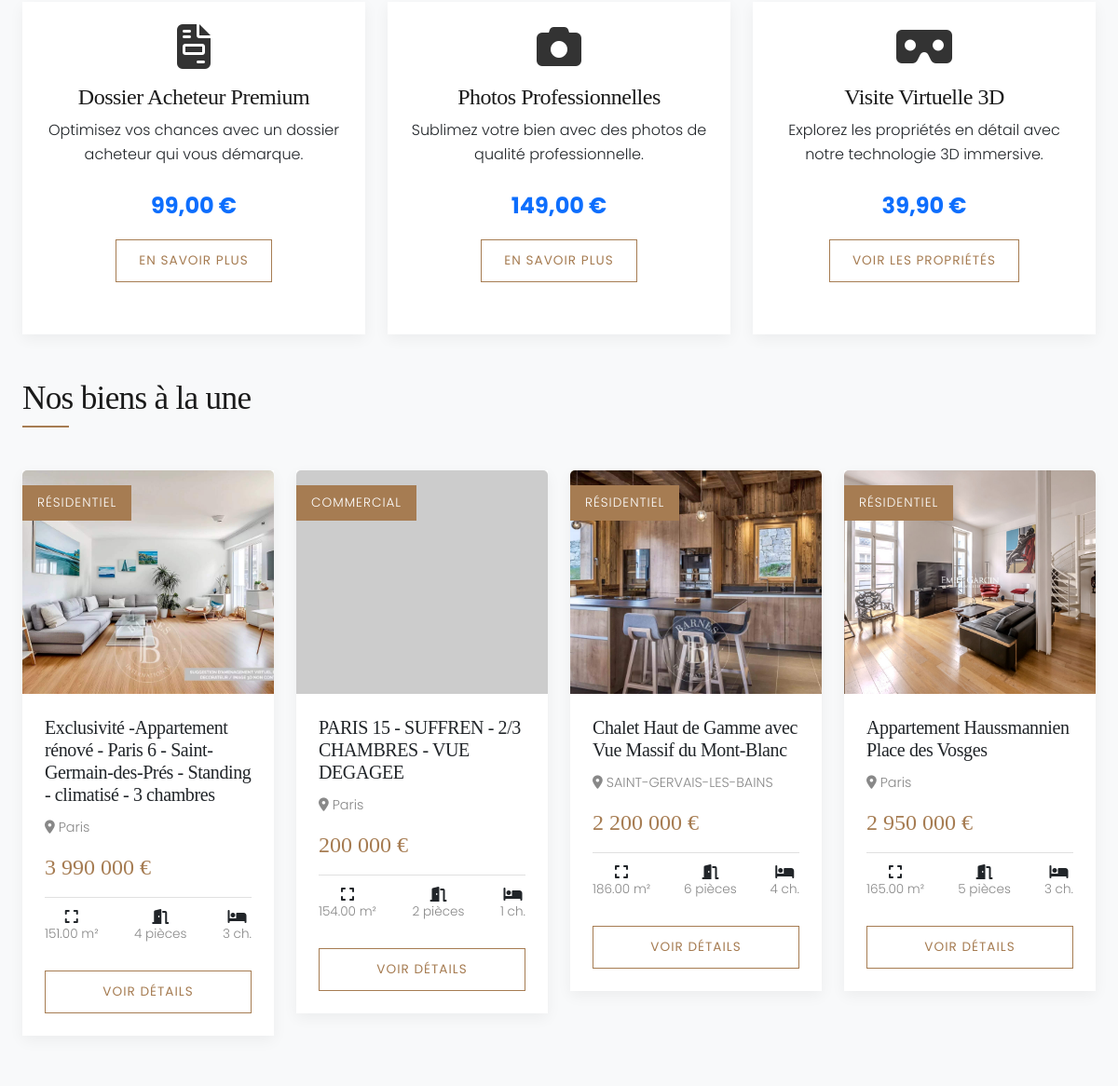
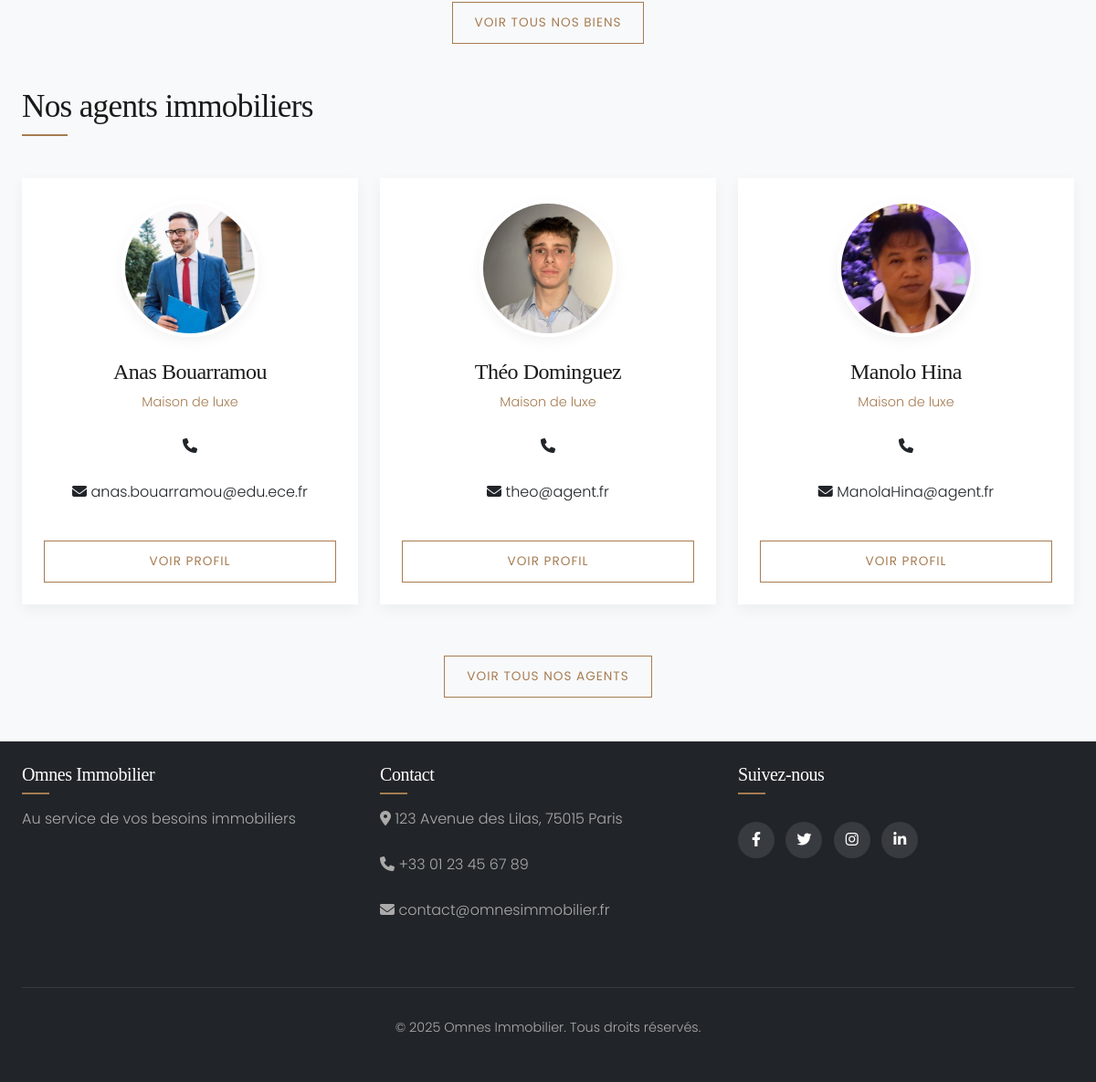
Before: / (lower part) with the older database file (2 pictures, top to bottom).
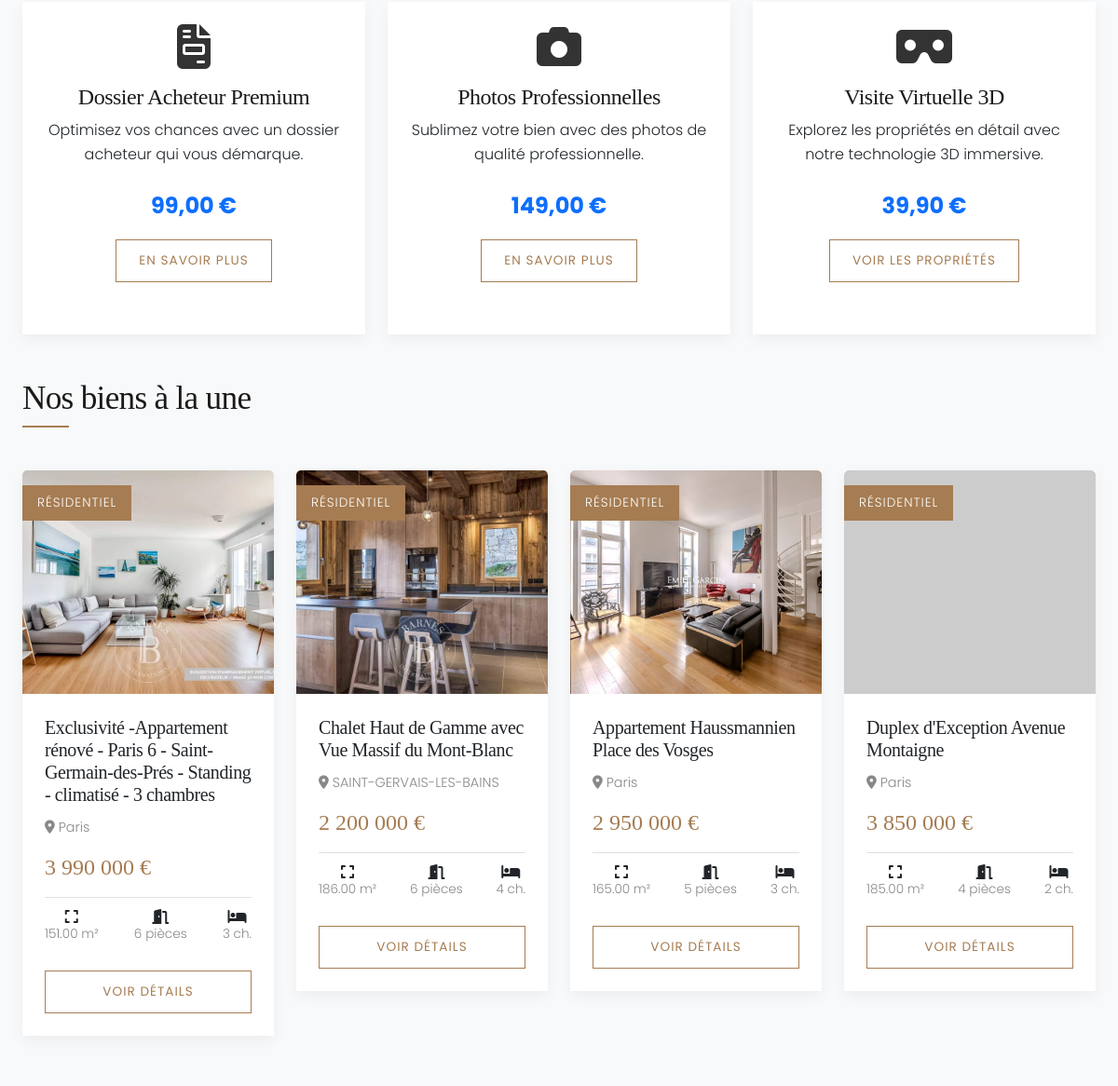
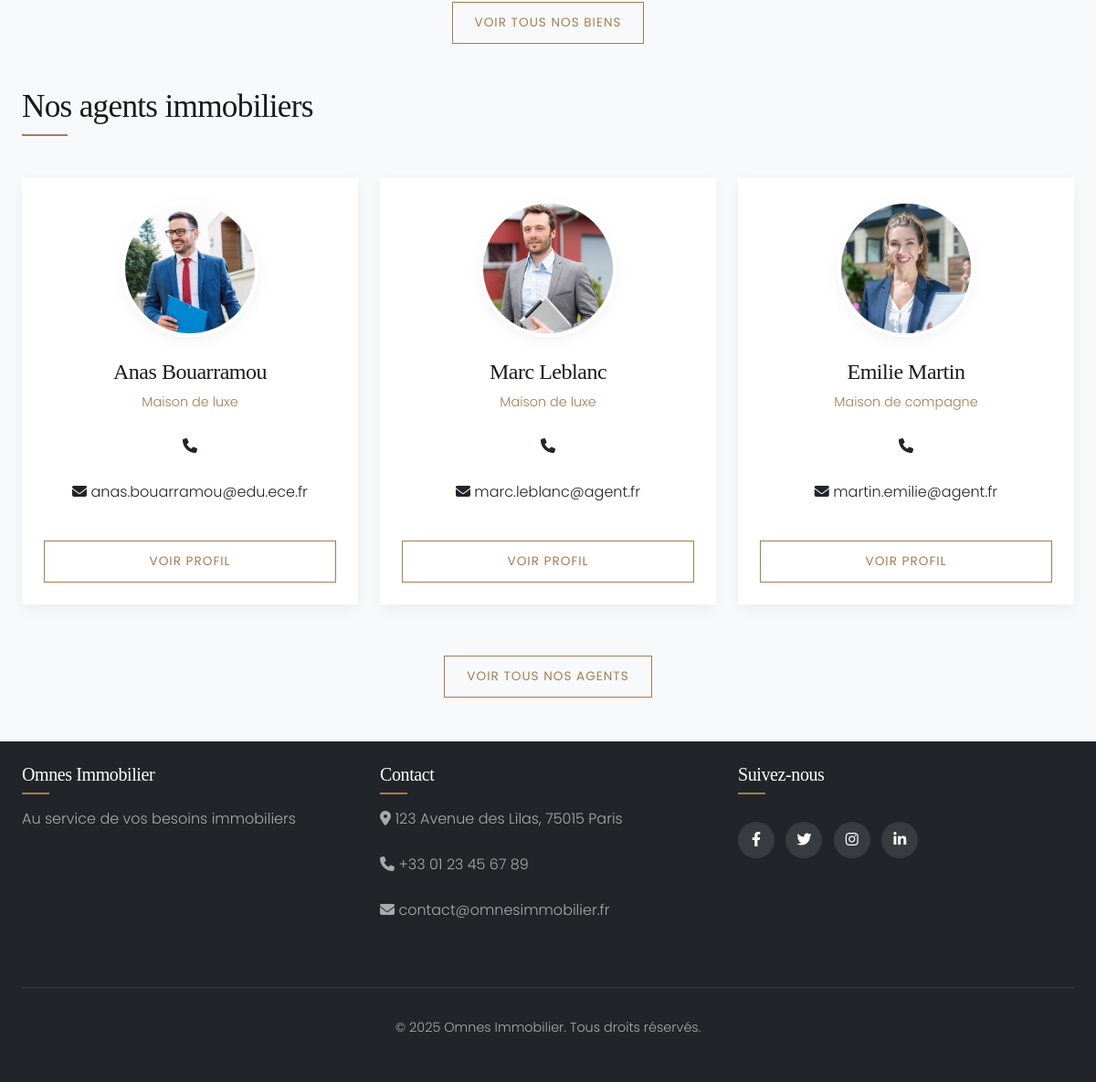
After: the same page with the newer database file (2 pictures, top to bottom).
### tables this page shows
CREATE TABLE `Propriete` (
  `id_propriete` int NOT NULL,
  `titre` varchar(255) NOT NULL,
  `description` text,
  `prix` decimal(10,2) NOT NULL,
  `surface` decimal(10,2) DEFAULT NULL,
  `nb_pieces` int DEFAULT NULL,
  `nb_chambres` int DEFAULT NULL,
  `nb_salles_bain` int DEFAULT NULL,
  `etage` int DEFAULT NULL,
  `balcon` tinyint(1) DEFAULT '0',
  `parking` tinyint(1) DEFAULT '0',
  `ascenseur` tinyint(1) DEFAULT '0',
  `adresse` varchar(255) NOT NULL,
  `ville` varchar(100) NOT NULL,
  `code_postal` varchar(20) NOT NULL,
  `pays` varchar(50) NOT NULL,
  `statut` enum('disponible','vendu','loué') DEFAULT 'disponible',
  `type_propriete` enum('résidentiel','commercial','terrain','location') NOT NULL,
  `date_ajout` datetime DEFAULT CURRENT_TIMESTAMP,
  `id_agent` int NOT NULL
);

CREATE TABLE `Media` (
  `id_media` int NOT NULL,
  `id_propriete` int NOT NULL,
  `type` enum('photo','video') NOT NULL,
  `url_path` varchar(255) NOT NULL,
  `est_principale` tinyint(1) DEFAULT '0',
  `titre` varchar(255) DEFAULT NULL
);

CREATE TABLE `Agent_Immobilier` (
  `id_agent` int NOT NULL,
  `id_utilisateur` int NOT NULL,
  `specialite` varchar(100) DEFAULT NULL,
  `biographie` text,
  `cv_path` varchar(255) DEFAULT NULL,
  `photo_path` varchar(255) DEFAULT NULL
);

CREATE TABLE `Utilisateur` (
  `id_utilisateur` int NOT NULL,
  `email` varchar(100) NOT NULL,
  `mot_de_passe` varchar(255) NOT NULL,
  `nom` varchar(50) NOT NULL,
  `prenom` varchar(50) NOT NULL,
  `telephone` varchar(20) DEFAULT NULL,
  `date_inscription` datetime DEFAULT CURRENT_TIMESTAMP,
  `type_utilisateur` enum('client','agent','admin') NOT NULL,
  `statut` enum('actif','inactif') DEFAULT 'actif'
);

### config/init.php (called while the page is built, shortened)
<?php
require_once BASE_PATH . 'config/database.php';
spl_autoload_register(function($class_name) {
    $class_file = BASE_PATH . 'classes/' . $class_name . '.php';
});
function format_price($price) {
    return number_format($price, 0, ',', ' ') . ' €';
}

### classes/database.php (called while the page is built, shortened)
<?php
class Database {
    private $dbh;
    private $stmt;
    public function __construct() {
        $this->host = DB_HOST;
        $this->port = DB_PORT;
        $this->user = DB_USER;
        $this->pass = DB_PASS;
        $this->dbname = DB_NAME;
        $dsn = 'mysql:host=' . $this->host . ';port=' . $this->port . ';dbname=' . $this->dbname . ';charset=utf8mb4';
        $options = array(
            PDO::ATTR_PERSISTENT => true,
            PDO::ATTR_ERRMODE => PDO::ERRMODE_EXCEPTION,
            PDO::ATTR_DEFAULT_FETCH_MODE => PDO::FETCH_OBJ
        );
        try {
            $this->dbh = new PDO($dsn, $this->user, $this->pass, $options);
        } catch(PDOException $e) {
            $this->error = $e->getMessage();
            error_log("Erreur de connexion à la base de données : " . $this->error);
            throw new Exception("Erreur de connexion à la base de données");
        }
    }
    public function query($query) {
        $this->stmt = $this->dbh->prepare($query);
    }
    public function bind($param, $value, $type = null) {
        if (is_null($type)) {
            switch (true) {
                case is_int($value):
                    $type = PDO::PARAM_INT;
                    break;
            }
        }
        $this->stmt->bindValue($param, $value, $type);
    }
    public function execute() {
        try {
            return $this->stmt->execute();
        } catch(PDOException $e) {
            $this->error = $e->getMessage();
            error_log("Erreur d'exécution de requête : " . $this->error);
            return false;
        }
    }
    public function resultSet() {
        $this->execute();
        return $this->stmt->fetchAll();
    }
}
?>

### classes/Property.php (called while the page is built, shortened)
<?php
class Property {
    private $db;
    public function __construct() {
        $this->db = new Database();
    }
    public function getAllProperties() {
        $this->db->query('SELECT * FROM Propriete ORDER BY date_ajout DESC');
        return $this->db->resultSet();
    }
    public function getMedia($id_propriete) {
        $this->db->query('SELECT * FROM Media WHERE id_propriete = :id_propriete');
        $this->db->bind(':id_propriete', $id_propriete);
        return $this->db->resultSet();
    }
}
?>

### classes/Agent.php (called while the page is built, shortened)
<?php
class Agent {
    private $db;
    public function __construct() {
        $this->db = new Database();
    }
    public function getAllAgents() {
        try {
            $this->db->query('SELECT a.*, u.nom, u.prenom, u.email, u.telephone
                            FROM Agent_Immobilier a
                            INNER JOIN Utilisateur u ON a.id_utilisateur = u.id_utilisateur
                            ORDER BY u.nom, u.prenom');
            return $this->db->resultSet();
        } catch (Exception $e) {
            error_log("Exception lors de la récupération de tous les agents: " . $e->getMessage());
            return [];
        }
    }
}
?>

### index.php (the view, shortened to what the changed rows need)
<?php
require_once BASE_PATH . 'config/init.php';
include BASE_PATH . 'includes/header.php';
require_once BASE_PATH . 'classes/Property.php';
require_once BASE_PATH . 'classes/Agent.php';
$property = new Property();
$agent = new Agent();
$featured_properties = $property->getAllProperties();
if (count($featured_properties) > 4) {
    $featured_properties = array_slice($featured_properties, 0, 4);
}
$agents = $agent->getAllAgents();
if (count($agents) > 3) {
    $agents = array_slice($agents, 0, 3);
}
?>
<section class="featured-properties mt-5">
    <h2 class="section-title" data-aos="fade-up">Nos biens à la une</h2>
    <div class="row mt-3">
        <?php if (!empty($featured_properties)) : ?>
            <?php foreach ($featured_properties as $index => $prop) : ?>
                <div class="col-md-3" data-aos="fade-up" data-aos-delay="<?php echo $index * 100; ?>">
                    <div class="card property-card">
                        <?php
                        $medias = $property->getMedia($prop->id_propriete);
                        $image_path = !empty($medias) && isset($medias[0]->url_path) ? $medias[0]->url_path : '/omnes-immobilier/assets/img/properties/default.jpg';
                        ?>
                        <img src="<?php echo $image_path; ?>" class="card-img-top" alt="<?php echo $prop->titre; ?>" onerror="this.src='https://via.placeholder.com/300x200?text=Propriété'">
                        <?php if ($prop->type_propriete) : ?>
                            <div class="property-tag"><?php echo ucfirst($prop->type_propriete); ?></div>
                        <?php endif; ?>
                        <div class="card-body">
                            <h5 class="card-title"><?php echo $prop->titre; ?></h5>
                            <p class="property-location"><i class="fas fa-map-marker-alt"></i> <?php echo $prop->ville; ?></p>
                            <?php if ($prop->type_propriete !== 'location') : ?>
                                <p class="property-price"><?php echo format_price($prop->prix); ?></p>
                            <?php else : ?>
                                <p class="property-price"><?php echo format_price($prop->prix); ?>/mois</p>
                            <?php endif; ?>
                            <div class="property-features">
                                <div class="property-feature">
                                    <i class="fas fa-expand"></i>
                                    <span><?php echo $prop->surface; ?> m²</span>
                                </div>
                                <div class="property-feature">
                                    <i class="fas fa-door-open"></i>
                                    <span><?php echo $prop->nb_pieces; ?> pièces</span>
                                </div>
                                <div class="property-feature">
                                    <i class="fas fa-bed"></i>
                                    <span><?php echo $prop->nb_chambres; ?> ch.</span>
                                </div>
                            </div>
                            <a href="property-detail.php?id=<?php echo $prop->id_propriete; ?>" class="btn btn-outline-primary w-100 mt-3">Voir détails</a>
                        </div>
                    </div>
                </div>
            <?php endforeach; ?>
        <?php endif; ?>
    </div>
</section>
<section class="featured-agents mt-5">
    <h2 class="section-title" data-aos="fade-up">Nos agents immobiliers</h2>
    <div class="row mt-3">
        <?php if (!empty($agents)) : ?>
            <?php foreach ($agents as $index => $agent_item) : ?>
                <div class="col-md-4" data-aos="fade-up" data-aos-delay="<?php echo $index * 100; ?>">
                    <div class="card agent-card">
                        <div class="card-body">
                            <?php if ($agent_item->photo_path) : ?>
                                <img src="<?php echo $agent_item->photo_path; ?>" class="agent-img" alt="<?php echo $agent_item->prenom . ' ' . $agent_item->nom; ?>" onerror="this.src='https://via.placeholder.com/150x150?text=Agent'">
                            <?php else : ?>
                                <img src="/omnes-immobilier/assets/img/agents/default.jpg" class="agent-img" alt="<?php echo $agent_item->prenom . ' ' . $agent_item->nom; ?>" onerror="this.src='https://via.placeholder.com/150x150?text=Agent'">
                            <?php endif; ?>
                            <h4 class="agent-name"><?php echo $agent_item->prenom . ' ' . $agent_item->nom; ?></h4>
                            <p class="agent-title"><?php echo $agent_item->specialite; ?></p>
                            <div class="agent-contact">
                                <p><i class="fas fa-phone"></i> <?php echo $agent_item->telephone; ?></p>
                                <p><i class="fas fa-envelope"></i> <?php echo $agent_item->email; ?></p>
                            </div>
                            <a href="agent-profile.php?id=<?php echo $agent_item->id_agent; ?>" class="btn btn-outline-primary w-100 mt-3">Voir profil</a>
                        </div>
                    </div>
                </div>
            <?php endforeach; ?>
        <?php endif; ?>
    </div>
</section>
<?php include BASE_PATH . 'includes/footer.php'; ?>

Changed rows visible on the page:
removed propriete: type_propriete "COMMERCIAL", titre "PARIS 15 - SUFFREN - 2/3 CHAMBRES - VUE DEGAGEE", ville "Paris", prix "200 000 €", surface "154.00", nb_pieces "2", nb_chambres "1"
removed agent_immobilier: photo_path (picture), id_utilisateur.prenom "Théo", id_utilisateur.nom "Dominguez", specialite "Maison de luxe", id_utilisateur.email "theo@agent.fr"
removed agent_immobilier: photo_path (picture), id_utilisateur.prenom "Manolo", id_utilisateur.nom "Hina", specialite "Maison de luxe", id_utilisateur.email "ManolaHina@agent.fr"
changed propriete (number 1 of 4 on the later page): nb_pieces "4" → "6"
now on this page (row unchanged): propriete: type_propriete "RÉSIDENTIEL", titre "Duplex d'Exception Avenue Montaigne", ville "Paris", prix "3 850 000 €", surface "185.00", nb_pieces "4", nb_chambres "2"
now on this page (row unchanged): agent_immobilier: photo_path (picture), id_utilisateur.prenom "Marc", id_utilisateur.nom "Leblanc", specialite "Maison de luxe", id_utilisateur.email "marc.leblanc@agent.fr"
now on this page (row unchanged): agent_immobilier: photo_path (picture), id_utilisateur.prenom "Emilie", id_utilisateur.nom "Martin", specialite "Maison de compagne", id_utilisateur.email "martin.emilie@agent.fr"
